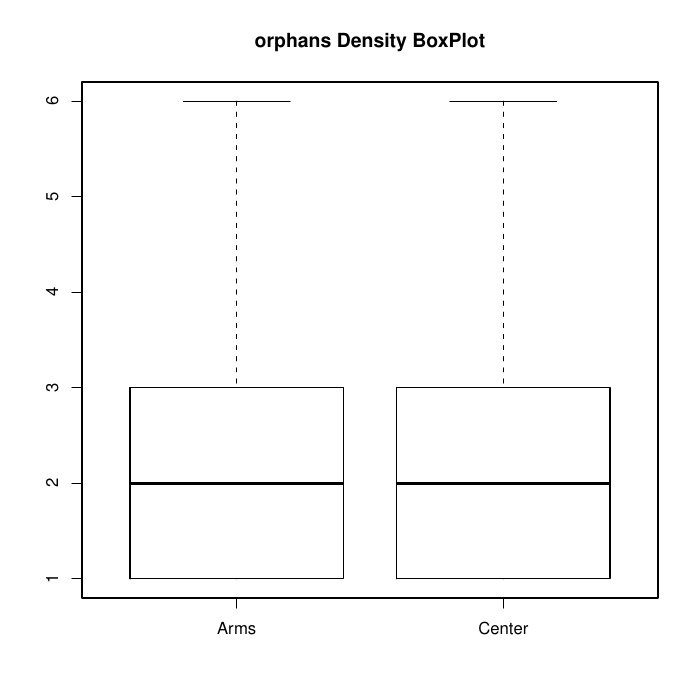

Write the R code that produced this figure.
orphansarms <- read.table("orphans_arms.dat",header=T)
orphansctr <- read.table("orphans_center.dat",header=T)
pdf("orphans.pdf")
boxplot(orphansarms$TOTAL,orphansctr$TOTAL,main="orphans Density BoxPlot", outline=FALSE, names=c("Arms","Center"))
ks.test(orphansarms$TOTAL,orphansctr$TOTAL)
